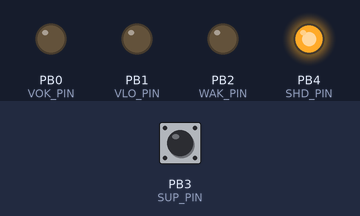
Bench run of a sketch on a simulated ATtiny85, built with avr-gcc and run on an emulated ATtiny85. Shown: output pins drawn as LEDs (lit = HIGH). The inputs (shaded band) are chosen by the test bench; at power-on: PB3 (SUP_PIN) LOW. Sleep ends after the set time or at an interrupt.

Above: at 4.2 s.
At 20.94 s:
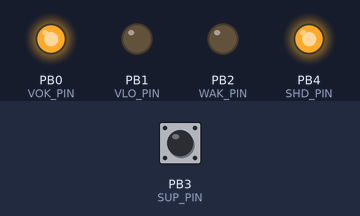
At 29.33 s:
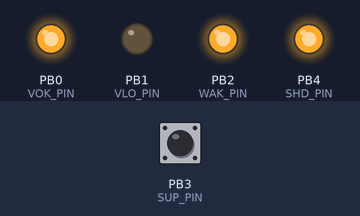
At 42.0 s:
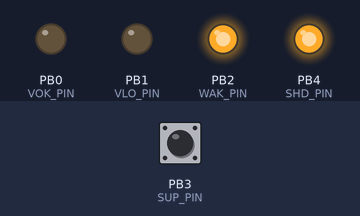
Timing chart, 0 to 43.5 s (numbered marks = the images above):
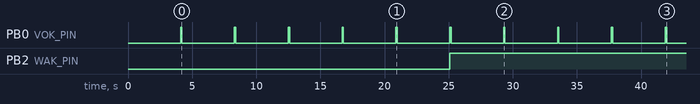

The sketch:

supervisor-WWII4.ino
```cpp
// Wilderness Wireless Supervisor
// Brett Ian Balogh
// September 2017
// Radical Networks 2017
//
// Manages the raspberry pi state depending on battery charge
//
// TO DO
//
// TEMPORAL AVERAGING
// ATTINY RESET SWITCH?
// MAIN POWER SWITCH?


#include <avr/sleep.h>    // Sleep Modes
#include <avr/power.h>    // Power management
#include <avr/wdt.h>      // Watchdog timer

#define VOK_PIN       0
#define VLO_PIN       1
#define WAK_PIN       2
#define SUP_PIN       3
#define SHD_PIN       4
#define ON_THRESH  4000
#define OFF_THRESH 3500

int f_wdt = 0;
long batteryVoltage = 0;
long readings[10];
boolean serverUp = false;
boolean systemState = 0; // 0 = off, 1 = on
int chargeStatus = 0; // above ON_THRESH = 2, btw ON_ and OFF_THRESH = 1, below OFF_THRESH = 0
int upCounter = 0;

void setup() {

  pinMode(VOK_PIN, OUTPUT);
  digitalWrite(VOK_PIN, LOW);

  pinMode(VLO_PIN, OUTPUT);
  digitalWrite(VLO_PIN, LOW);

  pinMode(SUP_PIN, INPUT);

  pinMode(WAK_PIN, OUTPUT);
  digitalWrite(WAK_PIN, LOW);

  pinMode(SHD_PIN, OUTPUT);
  digitalWrite(SHD_PIN, HIGH);

  for(int i = 0; i < 10; i++){
    readings[i] = 0;
  }

  enterSleep();
}

//////////////// MAIN LOOP

void loop() {

  // RESET WATCHDOG TIMER
  wdt_reset();

  // CHECK BATTERY VOLTAGE
  batteryVoltage = readVcc();

  // MOVE ARRAY
  for(int i = 9; i > 0; i--){
    readings[i] = readings[i-1];
  }

  // PUT VOLTAGE IN ARRAY
  readings[0] = batteryVoltage;

  // DETERMINE CHARGE STATE
  chargeStatus = getChargeStatus(batteryVoltage);

  // WRITE TO STATUS LEDS
  indicateStatus(chargeStatus);

  // CHECK TO SEE IF RPI IS UP
  serverUp = digitalRead(SUP_PIN);

  // DECISIONS ABOUT STATE

  // IF VOLTAGE IS LOW, START SHUTDOWN PROCEDURE
  if (chargeStatus == 0 && upCounter > 5) {

    //IF RPI is UP, SHUTDOWN
    //if(serverUp == true){
        digitalWrite(SHD_PIN, LOW);
        delay(7000);
    //}

    // IF RPI is DOWN, REMOVE POWER
    //if(serverUp == false){
        digitalWrite(WAK_PIN, LOW);
    //}

  }

  // IF BATTERY VOLTAGE IS GOOD, START STARTUP PROCEDURE
  if(chargeStatus == 2 && upCounter > 5){

    // IS THE RPI DOWN?

    //if(serverUp = false){

      // BRING THE SHUTDOWN LINE HIGH
      digitalWrite(SHD_PIN, HIGH);

      // APPLY POWER TO RPI
      digitalWrite(WAK_PIN, HIGH);
    //}
  }

  // CATCH STRANGE BEHAVIOR

  if(chargeStatus == 0 && serverUp == true){
    // to do
  }

  // GO TO SLEEP FOR A BIT TO SAVE POWER

  delay(100);
  lightsOff();
  enterSleep();

}

//////////////// END MAIN LOOP

// ENTER SLEEP

void enterSleep(void) {
  noInterrupts ();       // timed sequence coming up
  // pat the dog
  wdt_reset();
  // clear various "reset" flags
  MCUSR = 0;
  // allow changes, disable reset, clear existing interrupt
  WDTCR = bit (WDCE) | bit (WDE) | bit (WDIF);
  // set interrupt mode and an interval (WDE must be changed from 1 to 0 here)
  //WDTCR = bit (WDIE) | bit (WDP3) | bit (WDP0);    // set WDIE, and 8 seconds delay
  WDTCR = bit (WDIE) | bit (WDP3);    // set WDIE, and 4 seconds delay
  //WDTCR = bit (WDIE) | bit (WDP2) | bit (WDP1) | bit(WDP0);    // set WDIE, and 2 seconds delay
  set_sleep_mode(SLEEP_MODE_PWR_DOWN);
  sleep_enable ();       // ready to sleep
  interrupts ();         // interrupts are required now
  sleep_mode ();          // sleep
  sleep_disable ();      // precaution
}

// WATCHDOG INTERRUPT

ISR(WDT_vect) {
  upCounter++;
}

// GET CHARGE STATUS

int getChargeStatus(long v){

  int state = 0;

  if (v <= OFF_THRESH ) {
    state = 0;
  }

  if(v > OFF_THRESH && v < ON_THRESH){
    state = 1;
  }

  if(v >= ON_THRESH){
    state = 2;
  }
  return state;
}

// INDICATE STATUS ON STATUS LEDS

void indicateStatus(int s) {

  // Message Voltage >= THRESH

  if(s == 2){
      digitalWrite(VOK_PIN, HIGH);
      digitalWrite(VLO_PIN, LOW);
  }

  // Message Voltage between ON_ and OFF_ THRESH

  if(s == 1){
    digitalWrite(VOK_PIN, HIGH);
    digitalWrite(VLO_PIN, HIGH);
  }

  // Message Voltage <= THRESH

  if(s == 0){
      digitalWrite(VLO_PIN, HIGH);
      digitalWrite(VOK_PIN, LOW);
  }

}

// TURN LEDS OFF

void lightsOff(){
  digitalWrite(VLO_PIN, LOW);
  digitalWrite(VOK_PIN, LOW);
}

// MEASURE VOLTAGE

long readVcc() {
  // Read 1.1V reference against AVcc
  // set the reference to Vcc and the measurement to the internal 1.1V reference
#if defined(__AVR_ATmega32U4__) || defined(__AVR_ATmega1280__) || defined(__AVR_ATmega2560__)
  ADMUX = _BV(REFS0) | _BV(MUX4) | _BV(MUX3) | _BV(MUX2) | _BV(MUX1);
#elif defined (__AVR_ATtiny24__) || defined(__AVR_ATtiny44__) || defined(__AVR_ATtiny84__)
  ADMUX = _BV(MUX5) | _BV(MUX0);
#elif defined (__AVR_ATtiny25__) || defined(__AVR_ATtiny45__) || defined(__AVR_ATtiny85__)
  ADMUX = _BV(MUX3) | _BV(MUX2);
#else
  ADMUX = _BV(REFS0) | _BV(MUX3) | _BV(MUX2) | _BV(MUX1);
#endif

  delay(2); // Wait for Vref to settle
  ADCSRA |= _BV(ADSC); // Start conversion
  while (bit_is_set(ADCSRA, ADSC)); // measuring

  uint8_t low  = ADCL; // must read ADCL first - it then locks ADCH
  uint8_t high = ADCH; // unlocks both

  long result = (high << 8) | low;

  result = 1125300L / result; // Calculate Vcc (in mV); 1125300 = 1.1*1023*1000
  return result; // Vcc in millivolts
}
```

Measured:
- by itself, PB0 (VOK_PIN): alternates HIGH for 0.10 s and LOW for 4.1 s
- by itself, PB2 (WAK_PIN): LOW → HIGH at 25.1 s
